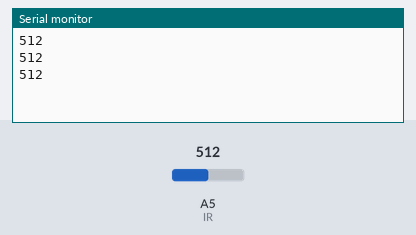
This sketch was run on a simulated Arduino Uno, built with avr-gcc and run on an emulated ATmega328P. Shown: the last lines printed to the serial monitor. The test bench sets the inputs (shaded band); at power-on: A5 (IR) = 512.

Above: at 1.3 s.
1.4 s: A5 (IR) set to 716
At 1.9 s:
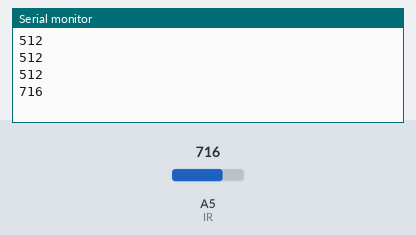
2.9 s: A5 (IR) set to 900
At 3.3 s:
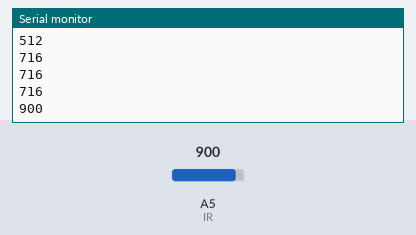
Timing chart, 0 to 5.9 s (numbered marks = the images above; inputs shaded):
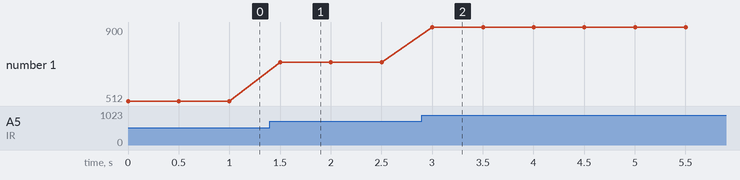

The sketch:

sketch_oct20a.ino
```cpp
#define IR A5

int reading;

void setup() {
  Serial.begin(115200);
}

void loop() {
  reading = analogRead(IR);

  Serial.println(reading);

  delay(500);
}
```

Measured:
- after the input at 1.4 s, the serial monitor: prints a new line after 0.10 s (image 1)
- after the input at 2.9 s, the serial monitor: prints a new line after 0.10 s (image 2)
- plotted number 1: 512 → 716 after the input at 1.4 s, 716 → 900 after the input at 2.9 s
